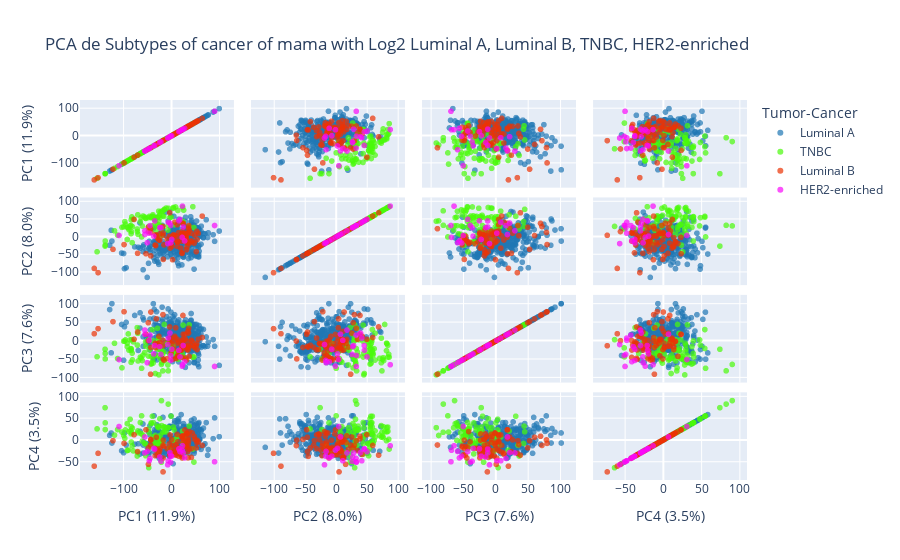

The code cell stored with this chart in its notebook:
### Code cell
PCA_4_scatter_matrix_log2(df=zeros_reduced_df, cancer_types=["Luminal A", "Luminal B", "TNBC", "HER2-enriched"])
